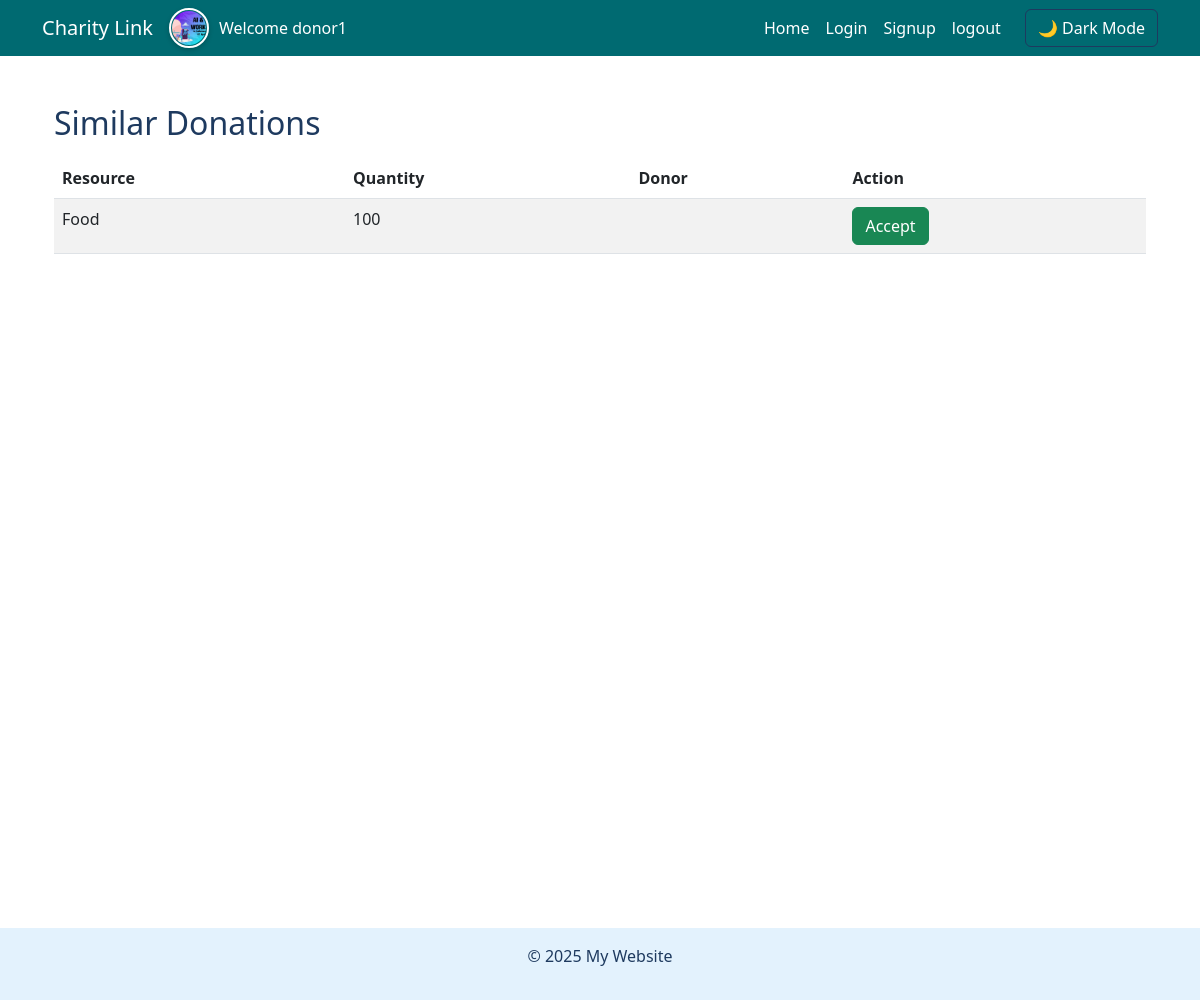
Page /donations/similar-donations/1 (signed in) on the committed database.
### auth_app/models.py (models this page shows, shortened)
class CustomUser(AbstractUser):
    user_type = models.ForeignKey(UserTypes,on_delete=models.CASCADE,related_name="user_type",default=3)
    phone_number = models.CharField(max_length=15, blank=True, null=True)
    profile_picture = models.ImageField(upload_to='profile_pics/', blank=True, null=True)
    is_verified = models.BooleanField(default=False)

### donations/models.py (models this page shows)
class Donations(models.Model):
    rid = models.AutoField(primary_key=True)
    name = models.CharField(max_length=100)
    description = models.TextField()
    resource = models.ForeignKey('Organization.Resource',on_delete=models.CASCADE,related_name="request_donor")
    quantity = models.IntegerField(blank=False)
    created_by = models.ForeignKey('auth_app.CustomUser',on_delete=models.CASCADE,related_name="created_by_user")
    donated_to = models.ForeignKey('Organization.RequestResource',on_delete=models.CASCADE, related_name="donated_to_request",blank=True,null=True)
    active = models.BooleanField(default=True)
    def __str__(self):
        return self.name

### Organization/models.py (models this page shows)
class Resource(models.Model):
    rid = models.AutoField(primary_key=True)
    name = models.CharField(max_length=100)
    def __str__(self):
        return self.name

### donations/views.py (the view)
# urls.py: path('similar-donations/<int:id>',similar_donation,name="similar_donations"),
@login_required
def similar_donation(request,id):
    req = RequestResource.objects.filter(rid = id).first()
    donation_similar_resource = Donations.objects.filter(resource = req.resource,active=True).exclude(donated_to__isnull=False)
    print(donation_similar_resource)
    return render(request,'donations/see_similar_request.html',{
        'donation':donation_similar_resource
    })

### templates/donations/see_similar_request.html (shortened to what this page needs)
{% extends 'base.html' %}
{% block content %}
<div class="container mt-4">
    <h2 class="mb-3">Similar Donations</h2>
    {% if donation %}
        <table class="table table-striped">
            <thead>
                <tr>
                    <th>Resource</th>
                    <th>Quantity</th>
                    <th>Donor</th>
                    <th>Action</th>
                </tr>
            </thead>
            <tbody>
                {% for d in donation %}
                    <tr>
                        <td>{{ d.resource }}</td>
                        <td>{{ d.quantity }}</td>
                        <td>{{ d.donated_by.username }}</td>
                        <td>
                            {% if d.rid %}
                                <form action="{% url 'accept_donation' d.rid %}" method="post">
                                    <button type="submit" class="btn btn-success">Accept</button>
                                </form>
                            {% else %}
                                <p>No donation ID available</p>
                            {% endif %}
                        </td>
                    </tr>
                {% endfor %}
            </tbody>
        </table>
    {% else %}
        <p>No similar donations found.</p>
    {% endif %}
</div>
{% endblock %}

### templates/base.html (shortened to what this page needs)
{% load static %}
<!DOCTYPE html>
<html lang="en">
<head>
    <link href="https://cdn.jsdelivr.net/npm/bootstrap@5.3.0/dist/css/bootstrap.min.css" rel="stylesheet">
    <link rel="stylesheet" href="{% static 'css/base.css' %}">
</head>
<body class="light-mode">
    <nav class="navbar navbar-expand-lg navbar-dark bg-dark" id="navbar">
        <div class="container">
            <a class="navbar-brand" href="{% url 'home' %}">Charity Link</a>
            {% if user %}
            {% if user.profile_picture and user.profile_picture.url %}
                <img src="{{ user.profile_picture.url }}" class="navbar-profile"/>
            {% endif %}
            <a class="nav-link text-center" href="{% url 'home' %}">Welcome {{ user.username }}</a>
            {% endif %}
            <div class="collapse navbar-collapse" id="navbarNav">
                <ul class="navbar-nav ms-auto">
                    <li class="nav-item"><a class="nav-link" href="{% url 'home' %}">Home</a></li>
                    <li class="nav-item"><a class="nav-link" href="{% url 'auth_login' %}">Login</a></li>
                    <li class="nav-item" >
                        <button class=" nav-link" data-bs-toggle="modal" data-bs-target="#signupModal">
                            Signup
                        </button>
                    </li>
                    <li class="nav-item"><a class="nav-link" href="{% url 'logout' %}">logout</a></li>
                </ul>
                <button class="btn btn-outline-light ms-3" id="theme-toggle">
                    🌙 Dark Mode
                </button>
            </div>
        </div>
    </nav>
    <div class="container container-height mt-4">
        {% block content %}{% endblock %}
    </div>
    <div class="position-fixed bottom-0 end-0 p-3" style="z-index: 1050">
    </div>
    <footer class="text-center mt-5 py-3 bg-light text-dark position-relative" id="footer">
        <p>&copy; 2025 My Website</p>
    </footer>
</body>
</html>

### static/css/base.css (style rules this page uses)
.light-mode { background-color: #FFFFFF; color: #1E3A5F; }
.light-mode .navbar { background-color: #006A71 !important; color: #1E3A5F; }
.light-mode footer { background-color: #E3F2FD !important; color: #1E3A5F !important; }
.container-height { min-height: 100vh; height: auto; display: flex; flex-direction: column; justify-content: start; align-items: center; }
.light-mode .navbar .nav-link { color: #fff !important; }
.light-mode .btn-outline-light { color: #fff !important; border-color: #1E3A5F !important; }
.light-mode .navbar-brand { color: #fff !important; }
* { scrollbar-width: thin; scrollbar-color: #888 #f1f1f1; }
body { -ms-overflow-style: scrollbar; }
.navbar-profile { width: 40px; height: 40px; border-radius: 50%; padding: 1px; margin-right: 10px; object-fit: cover; border: 2px solid #fff; box-shadow: 0px 2px 5px rgba(0, 0, 0, 0.2); }

### rows in the picture
Donations: resource "Food", quantity "100", shows "Accept"

### other values in the picture
{{ user.username }} "donor1"
